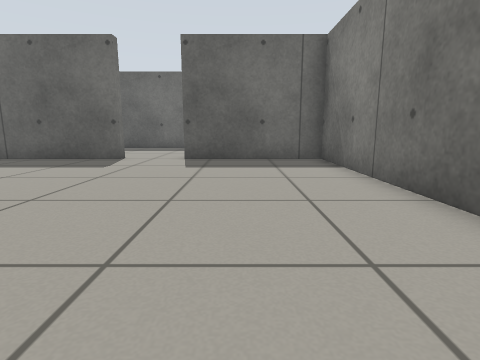
[1] (above)

20 first-person views from a walk through a robot-simulator world made for Gazebo. The camera is 0.5 m above the floor, tilts 10° down and sees 80° across. The floor is counted in squares, 0.5 m on a side. Each view is taken from the middle of a square. On the plan, view 1 faces up. The plan holds only what a view shows up to about 11 squares ahead; the rest is blank.

[2]
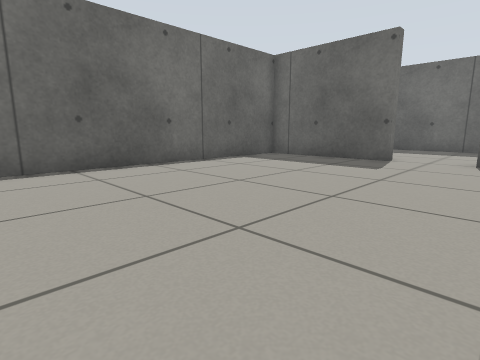

[3]
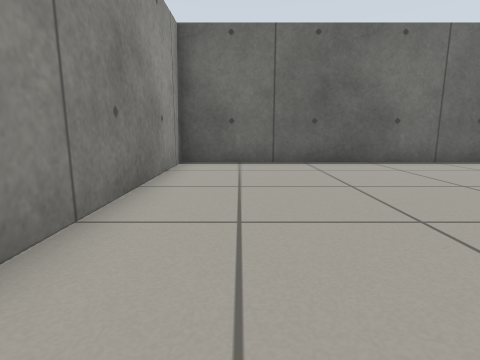

[4]
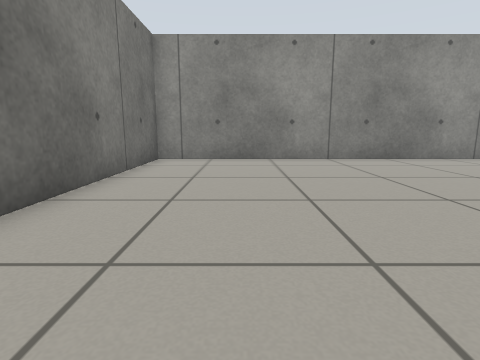

[5]
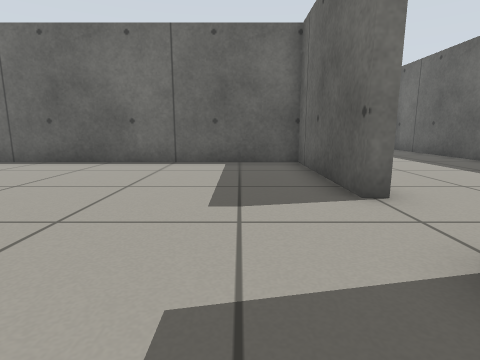

[6]
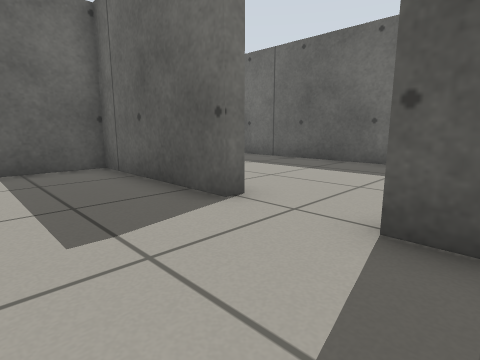

[7]
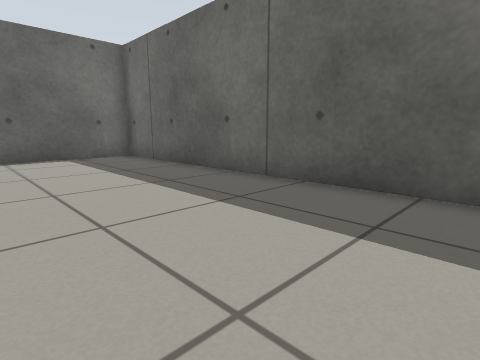

[8]
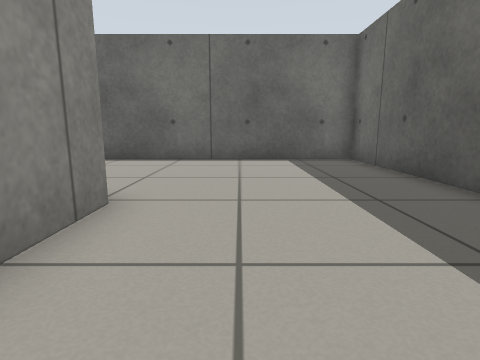

[9]
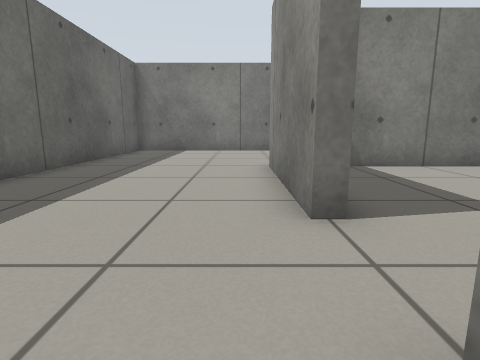

[10]
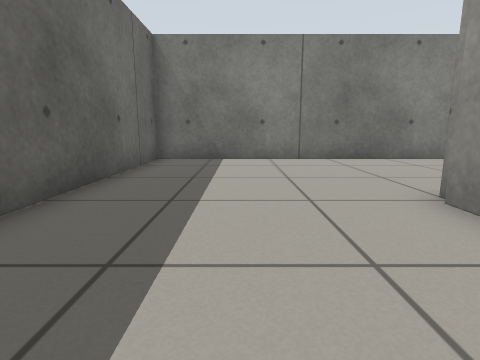

[11]
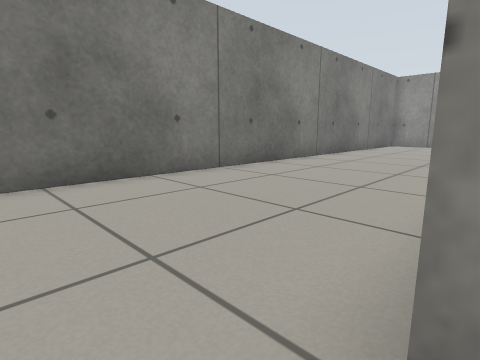

[12]
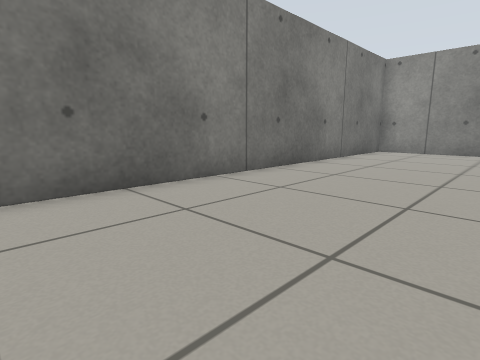

[13]
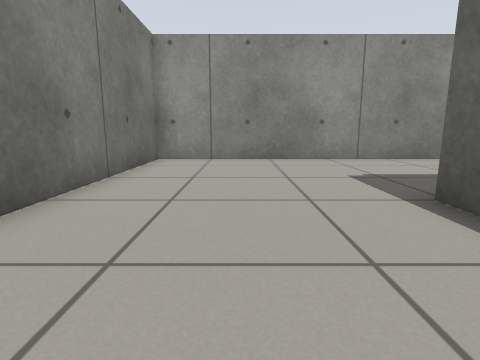

[14]
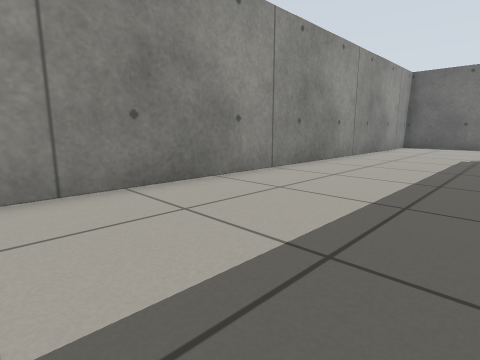

[15]
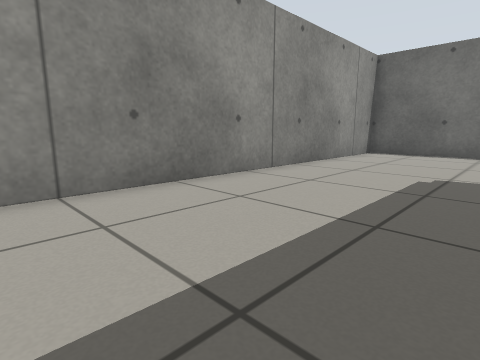

[16]
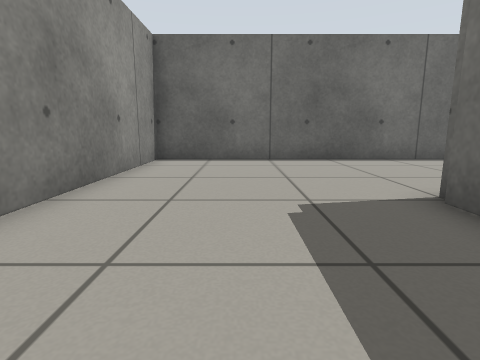

[17]
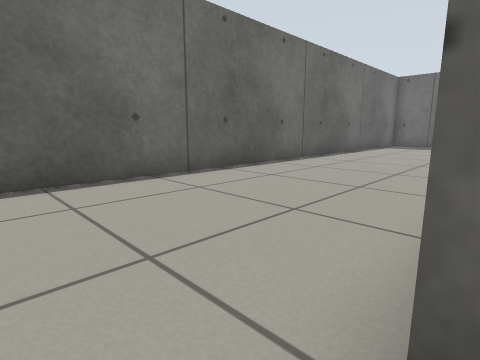

[18]
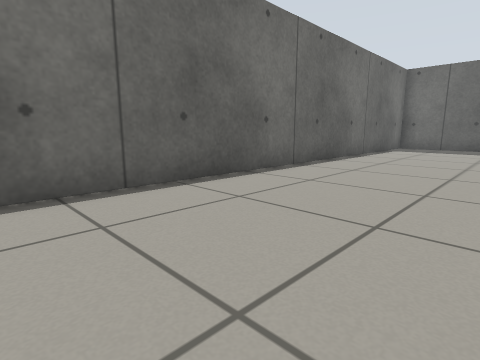

[19]
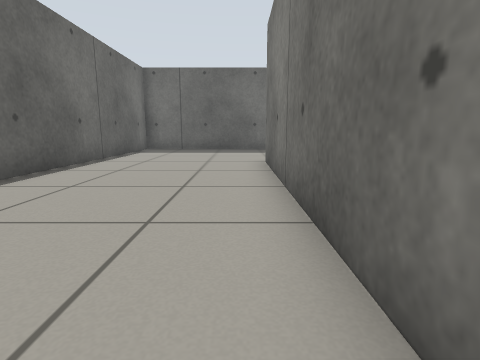

[20]
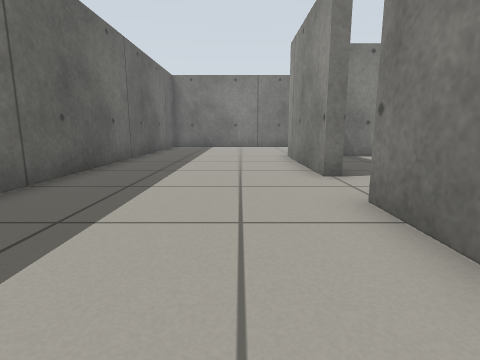

### Floor plan
Points are (right, up) in squares from view 1. A wall is a line through its corners. A room is listed if a view was taken in it or the views show most of it. See-through windows are left out.
Room 1 (views 1, 2, 3, 4, 5, 6)
walls: (-4.1, 9.8) (-8.8, 9.8) (-8.8, -1.8) (2.8, -1.8) (2.8, 9.8) (-1.9, 9.8)
ways out: opening at (-3, 10) to room 2
Room 2 (views 7, 8, 9, 10, 11, 12, 13, 14, 15, 16, 17, 18, 19, 20)
walls: (-1.9, 9.8) (-1.9, 10.2) (2.9, 10.2); (-8.9, 10.2) (-4.1, 10.2) (-4.1, 9.8); (-9.2, 1.8) (-9.2, 10); (3.2, -1.1) (3.2, -2); (-14.8, 15.8) (-14.8, -7.8) (8.8, -7.8) (8.8, 15.8) (-14.8, 15.8); (-8.1, -2.2) (-8.9, -2.2)
ways out: opening at (-3, 10) to room 1

Positions as (right, up) in squares from view 1, and headings:
1: (0, 0), facing up
2: (-1, 0), facing up-left
3: (0, 0), facing left
4: (0, 8), facing down
5: (0, 8), facing left
6: (-1, 7), facing up-left
7: (-4, 11), facing up-left
8: (-5, 12), facing left
9: (-5, 11), facing right
10: (-1, 13), facing right
11: (3, 11), facing down-right
12: (4, 6), facing down-right
13: (6, 2), facing down
14: (3, -3), facing down-left
15: (-2, -3), facing down-left
16: (-5, -5), facing left
17: (-9, -3), facing up-left
18: (-10, -1), facing up-left
19: (-10, 1), facing up
20: (-8, 12), facing right
